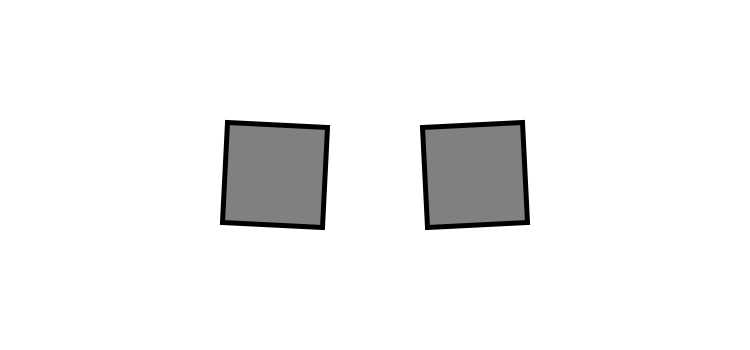
Frame 1 (no input)
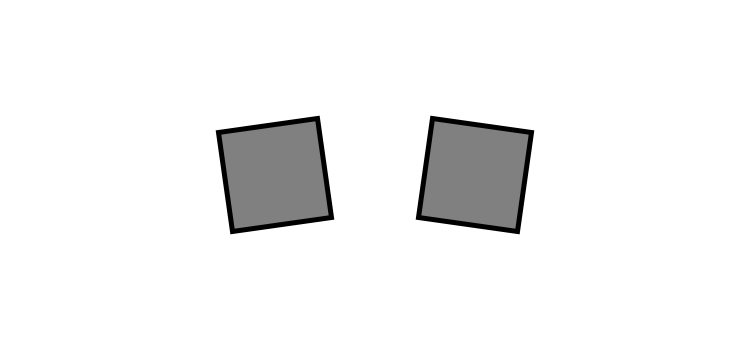
Frame 60 (the mouse pressed at the canvas centre just before this capture)
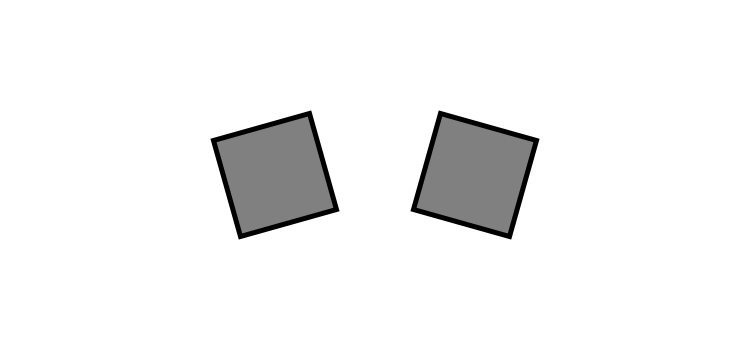
Frame 120 (the mouse held since frame 60 and released just before this capture)

The Processing sketch that drew these frames (run headless with seeded random() and noise(); from frame 60 on, the mouse is pressed at the canvas centre):

// Processing sketch: sketch12
// ── sketch12.pde
void setup() {
  size(750, 350);
  rectMode(CENTER);
  stroke(0);
  strokeWeight(5);
  fill(128);
}

void draw() {
  background(255);

  // 時計周りに回転する正方形
  pushMatrix();
  translate(width/2-100, height/2);
  rotate(frameCount*0.05);
  rect(0, 0, 100, 100);
  popMatrix();

  // 反時計回りに回転する正方形
  pushMatrix();
  translate(width/2+100, height/2);
  rotate(-frameCount*0.05);
  rect(0, 0, 100, 100);
  popMatrix();
}
